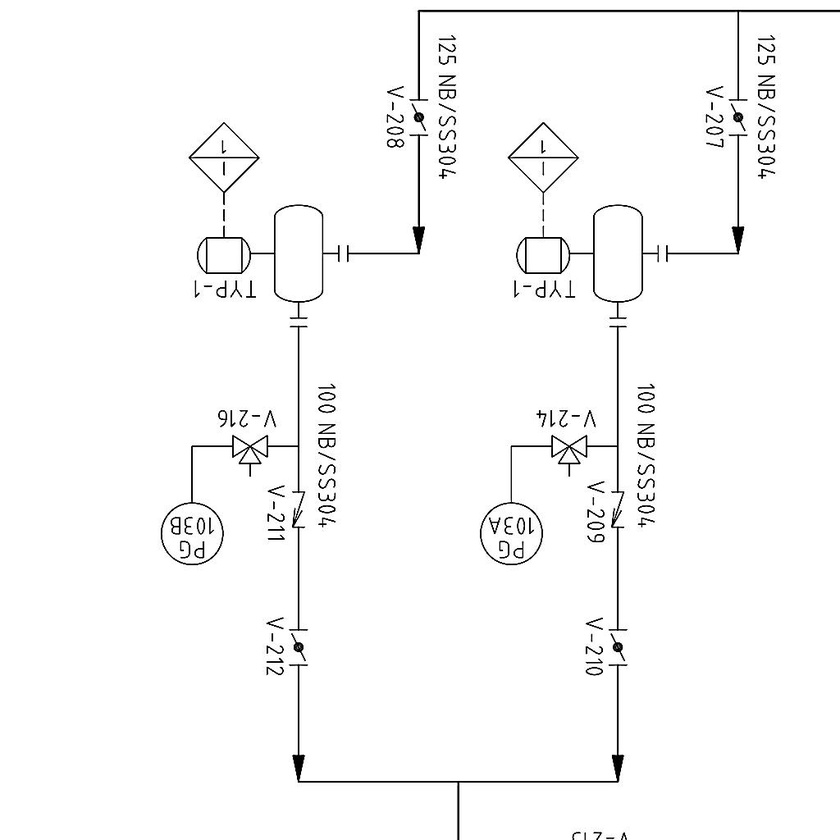
#> input picture ai_model/datasets/610233-GGL-PID_R8-For-Pani_page_4_3072_1024_rot180_png.rf.38909a8c1949f5395ee08eff62350780.jpg, 840 x 840 px, shrunk from 1024 x 1024 before the run
$ python -i geometry.py   (imports and definitions only)
#> lines starting #> are read from the running program, lines starting #| are printed output that depends on the picture; after the words box and inside, x2 and y2 are one past the last pixel; in counts of white or black regions, pixels touching at a corner belong together
#> further down, picture is the input picture: shape (840, 840, 3); min 0, max 255, mean 249.5
"""
GeometryUtils Module - Perspective Transform Pipeline
Universal geometry utilities for oriented bounding box (OBB) manipulation.

Handles:
- OBB corner calculation with robust sorting
- Perspective transformation to rectify rotated crops
- Advanced image preprocessing for OCR (adaptive thresholding, inversion, denoising)
"""

import cv2
import numpy as np
import logging
from typing import Dict, Tuple, Optional, List, Union
from dataclasses import dataclass

logger = logging.getLogger(__name__)


@dataclass
class OBB:
    """Oriented Bounding Box representation."""
    x_center: float
    y_center: float
    width: float
    height: float
    rotation: float  # radians


class GeometryUtils:
    """
    Universal geometry utilities for handling oriented bounding boxes (OBB).
    Provides perspective transformation to rectify rotated regions.
    """

    # [123 lines left out: functions get_polygon_points, calculate_corners, order_points, rectify_obb_region, not called in this run]

    @staticmethod
    def preprocess_for_ocr(
        image: np.ndarray,
        apply_threshold: bool = True, # Default to True for blueprints
        denoise: bool = False
    ) -> np.ndarray:
        """
        Advanced preprocessing for OCR on engineering drawings.
        Handles grid lines, low contrast, and inverted text.
        """
#> called with apply_threshold = True, denoise = False
        try:
            # 1. Convert to grayscale
            if len(image.shape) == 3:
                gray = cv2.cvtColor(image, cv2.COLOR_BGR2GRAY)
            else:
                gray = image.copy()

            processed = gray

            # 2. Adaptive Thresholding (The "Blueprint Cleaner")
            # This is crucial for removing grid lines and handling uneven lighting.
            # It converts the image to pure black and white based on local neighborhoods.
            if apply_threshold:
                processed = cv2.adaptiveThreshold(
                    gray,
                    255,
                    cv2.ADAPTIVE_THRESH_GAUSSIAN_C,
                    cv2.THRESH_BINARY,
                    11,  # Block size (neighborhood size)
                    2    # Constant subtracted from mean
                )
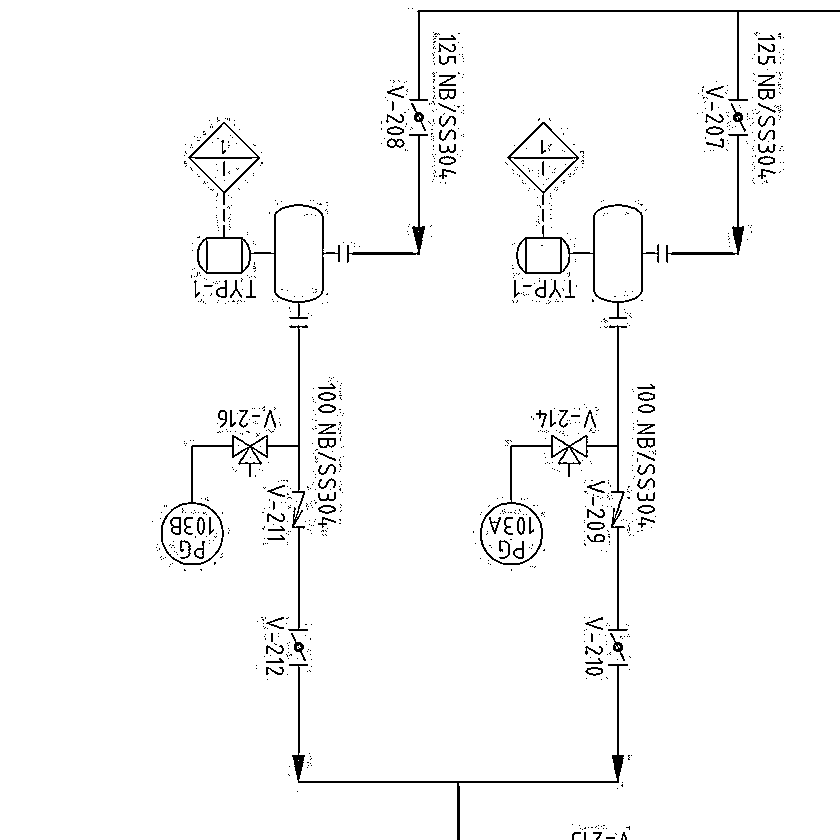
#> processed: shape (840, 840); 97.3% white; black in thin lines or dots, all inside (x1, y1, x2, y2) = (152, 8, 840, 840)

            # 3. Denoising (Optional)
            if denoise:
                processed = cv2.fastNlMeansDenoising(processed, h=10)

            # 4. Inversion Check
            # OCR engines expect dark text on light background.
            # If the image is mostly black (white text), invert it.
            mean_brightness = cv2.mean(processed)[0]
#> mean_brightness = 248
            if mean_brightness < 127:
                processed = cv2.bitwise_not(processed)

            # 5. Convert back to BGR
            # PaddleOCR expects 3-channel input even for grayscale images
            final_image = cv2.cvtColor(processed, cv2.COLOR_GRAY2BGR)

            return final_image

        except Exception as e:
            logger.error(f"Failed to preprocess image for OCR: {e}", exc_info=True)
            return image

    # [56 lines left out: functions extract_and_preprocess_obb, obb_from_dict, validate_obb, not called in this run]

>>> import cv2
>>> picture = cv2.imread('../../../ai_model/datasets/610233-GGL-PID_R8-For-Pani_page_4_3072_1024_rot180_png.rf.38909a8c1949f5395ee08eff62350780.jpg')
>>> result = GeometryUtils().preprocess_for_ocr(picture)
